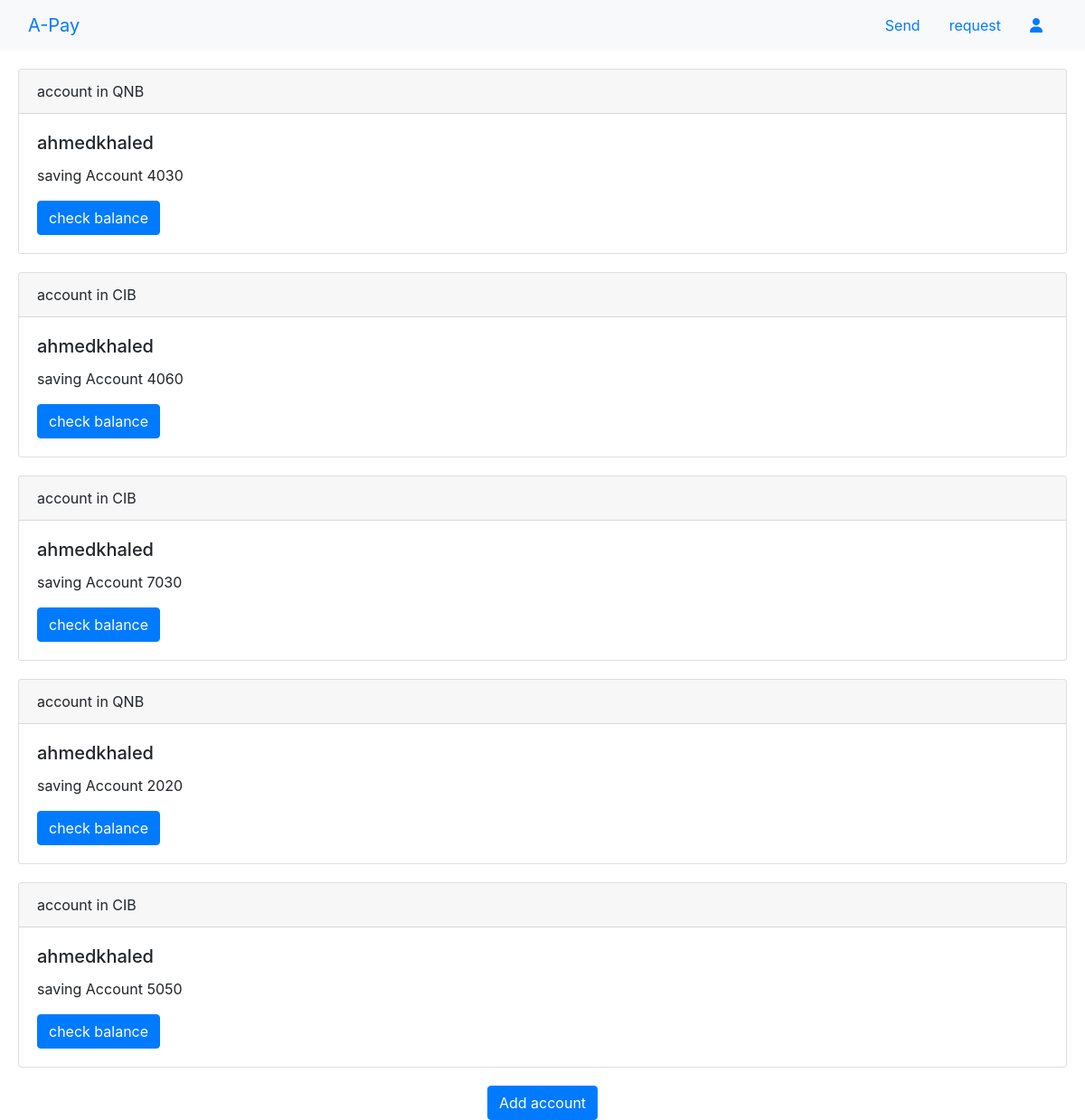
The page /views/manageaccounts.php (signed in) on the database its author committed.
### tables this page shows
CREATE TABLE `account` (
  `id` int(11) NOT NULL,
  `user_id` int(11) NOT NULL,
  `bank_id` int(11) NOT NULL,
  `iban` int(11) NOT NULL,
  `Balance` int(11) NOT NULL
);

CREATE TABLE `banks` (
  `id` int(11) NOT NULL,
  `name` text NOT NULL
);

CREATE TABLE `user` (
  `id` int(11) NOT NULL,
  `firstName` text NOT NULL,
  `lastName` text NOT NULL,
  `phone` text NOT NULL,
  `password` text NOT NULL,
  `role_id` int(11) NOT NULL,
  `status` varchar(30) NOT NULL,
  `email` text NOT NULL
);

### controllers/usercontroller.php (called while the page is built, shortened)
<?php
require_once '../controllers/DBcon.php';
class usercontroller
{
    public function getaccounts(){
        $this ->DB = new DBcon();
        if($this->DB->openconnection())
        {
            $user_id = $_SESSION['user_id'];
            $query = "SELECT *
            FROM account
            JOIN user ON account.user_id = user.id
            JOIN banks ON account.bank_id = banks.id
            WHERE user_id = '$user_id'";
            $result = $this -> DB->select($query);
            if($result === false){
                echo "ERROR in query";
                $this->DB->closeconnection();
                return false;
            }
            else
            {
                return $result;
            }
        }
        else
        {
            echo "error in database connection";
            $this->DB->closeconnection();
            return false;
        }
    }
}
?>

### controllers/DBcon.php (called while the page is built, shortened)
<?php
class DBcon {
  public $dbhost="localhost";
  public $dbuser="root";
  public $dbpass="";
  public $dbname="apay";
  public function openconnection() {
    $this->connection = new mysqli($this->dbhost, $this->dbuser,$this->dbpass,$this->dbname);
    if($this->connection->connect_error){
        echo "Error in connection". $this->connection->connect_error;
        return false;
    }else{
        return true;
    }
  }
  public function select($qry) {
    $result = $this->connection->query($qry);
    if(!$result){
      echo "Error in query" .mysqli_error($this->connection);
      return false;
    }else{
      return $result->fetch_all(MYSQLI_ASSOC);
    }
  }
}
?>

### views/components/main_bank.php (the view, shortened to what this page needs)
<?php
function bankcard($account){
  echo '<div class="card margin-crads" style="margin:20px;">
  <div class="card-header">
    account in '.$account["name"].'
  </div>
  <div class="card-body">
    <h5 class="card-title">'. $account["firstName"] . $account["lastName"] .'</h5>
    <p class="card-text">saving Account '. $account["iban"] .'</p>
    <button type="button" class="btn btn-primary" data-toggle="modal" data-target="#myModal'. $account["iban"] .'">
    check balance
</button>
  </div>
</div>
<div class="modal fade" id="myModal'. $account["iban"] .'">
  <div class="modal-dialog">
    <div class="modal-content">
      <div class="modal-header">
        <h4 class="modal-title">'. $account["Balance"] .' $</h4>
        <button type="button" class="close" data-dismiss="modal">&times;</button>
      </div>
      <div class="modal-footer">
        <button type="button" class="btn btn-danger" data-dismiss="modal">Close</button>
      </div>
    </div>
  </div>
</div>
';
}

### views/manageaccounts.php (shortened to what this page needs)
<!DOCTYPE html>
<html lang="en">
<head>
    <link rel="stylesheet" href="https://cdn.jsdelivr.net/npm/bootstrap@4.0.0/dist/css/bootstrap.min.css">
    <link rel="stylesheet" href="./css/index.css">
</head>
<body>
<?php
    require_once "../controllers/usercontroller.php";
    $usercontroller = new usercontroller;
?>
<?php
   include_once "./components/header.php";
   require_once "../views/components/main_bank.php";
   $accounts = $usercontroller->getaccounts();
   foreach ($accounts as $key) {
    bankcard($key);
   }
?>
<center>
<button type="button" class="btn btn-primary" data-toggle="modal" data-target="#myModal">
  Add account
</button>
</center>
</body>
</html>

### views/css/index.css (style rules this page uses)
* { padding: 0 ; margin: 0; }

### rows shown on the page
account: bank.name "QNB", user.firstName "ahmed", user.lastName "khaled", iban "4030"
account: bank.name "CIB", user.firstName "ahmed", user.lastName "khaled", iban "4060"
account: bank.name "CIB", user.firstName "ahmed", user.lastName "khaled", iban "7030"
account: bank.name "QNB", user.firstName "ahmed", user.lastName "khaled", iban "2020"
account: bank.name "CIB", user.firstName "ahmed", user.lastName "khaled", iban "5050"
